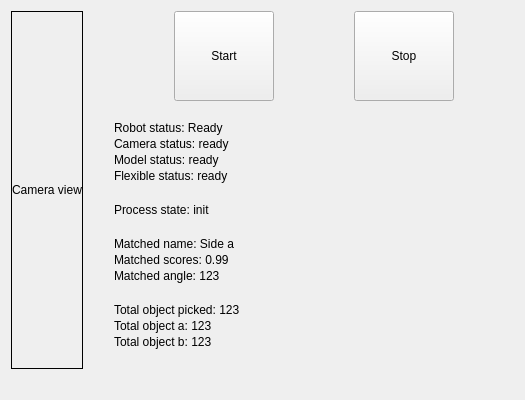
      <widget class="QWidget" name="tab_MainDashboard">
       <attribute name="icon">
        <iconset>
         <disabledoff>:/icon/dashboard.ico</disabledoff>
        </iconset>
       </attribute>
       <attribute name="title">
        <string>Main dashboard</string>
       </attribute>
       <layout class="QHBoxLayout" name="horizontalLayout_19">
        <item>
         <layout class="QVBoxLayout" name="verticalLayout_21">
          <item>
           <layout class="QHBoxLayout" name="horizontalLayout_18">
            <item>
             <widget class="QLabel" name="label_dashboard_frame_view">
              <property name="sizePolicy">
               <sizepolicy hsizetype="Preferred" vsizetype="Preferred">
                <horstretch>0</horstretch>
                <verstretch>0</verstretch>
               </sizepolicy>
              </property>
              <property name="minimumSize">
               <size>
                <width>0</width>
                <height>0</height>
               </size>
              </property>
              <property name="frameShape">
               <enum>QFrame::Box</enum>
              </property>
              <property name="text">
               <string>Camera view</string>
              </property>
              <property name="alignment">
               <set>Qt::AlignCenter</set>
              </property>
             </widget>
            </item>
            <item>
             <spacer name="verticalSpacer_7">
              <property name="orientation">
               <enum>Qt::Vertical</enum>
              </property>
              <property name="sizeHint" stdset="0">
               <size>
                <width>5</width>
                <height>5</height>
               </size>
              </property>
             </spacer>
            </item>
           </layout>
          </item>
          <item>
           <spacer name="horizontalSpacer_13">
            <property name="orientation">
             <enum>Qt::Horizontal</enum>
            </property>
            <property name="sizeHint" stdset="0">
             <size>
              <width>40</width>
              <height>20</height>
             </size>
            </property>
           </spacer>
          </item>
         </layout>
        </item>
        <item>
         <spacer name="horizontalSpacer_14">
          <property name="orientation">
           <enum>Qt::Horizontal</enum>
          </property>
          <property name="sizeType">
           <enum>QSizePolicy::Fixed</enum>
          </property>
          <property name="sizeHint" stdset="0">
           <size>
            <width>20</width>
            <height>20</height>
           </size>
          </property>
         </spacer>
        </item>
        <item>
         <layout class="QVBoxLayout" name="verticalLayout_20">
          <property name="spacing">
           <number>20</number>
          </property>
          <item>
           <layout class="QHBoxLayout" name="horizontalLayout_17">
            <item>
             <widget class="QPushButton" name="btn_dashboard_start">
              <property name="sizePolicy">
               <sizepolicy hsizetype="Minimum" vsizetype="Fixed">
                <horstretch>0</horstretch>
                <verstretch>0</verstretch>
               </sizepolicy>
              </property>
              <property name="minimumSize">
               <size>
                <width>100</width>
                <height>90</height>
               </size>
              </property>
              <property name="maximumSize">
               <size>
                <width>100</width>
                <height>100</height>
               </size>
              </property>
              <property name="text">
               <string>Start</string>
              </property>
             </widget>
            </item>
            <item>
             <widget class="QPushButton" name="btn_dashboard_stop">
              <property name="minimumSize">
               <size>
                <width>100</width>
                <height>90</height>
               </size>
              </property>
              <property name="maximumSize">
               <size>
                <width>100</width>
                <height>100</height>
               </size>
              </property>
              <property name="text">
               <string>Stop</string>
              </property>
             </widget>
            </item>
           </layout>
          </item>
          <item>
           <layout class="QVBoxLayout" name="verticalLayout_15">
            <property name="spacing">
             <number>2</number>
            </property>
            <item>
             <widget class="QLabel" name="label">
              <property name="maximumSize">
               <size>
                <width>400</width>
                <height>16777215</height>
               </size>
              </property>
              <property name="text">
               <string>Robot status: Ready</string>
              </property>
             </widget>
            </item>
            <item>
             <widget class="QLabel" name="label_2">
              <property name="maximumSize">
               <size>
                <width>400</width>
                <height>16777215</height>
               </size>
              </property>
              <property name="text">
               <string>Camera status: ready</string>
              </property>
             </widget>
            </item>
            <item>
             <widget class="QLabel" name="label_3">
              <property name="maximumSize">
               <size>
                <width>400</width>
                <height>16777215</height>
               </size>
              </property>
              <property name="text">
               <string>Model status: ready</string>
              </property>
             </widget>
            </item>
            <item>
             <widget class="QLabel" name="label_4">
              <property name="maximumSize">
               <size>
                <width>400</width>
                <height>16777215</height>
               </size>
              </property>
              <property name="text">
               <string>Flexible status: ready</string>
              </property>
             </widget>
            </item>
           </layout>
          </item>
          <item>
           <layout class="QVBoxLayout" name="verticalLayout_19">
            <property name="spacing">
             <number>2</number>
            </property>
            <item>
             <widget class="QLabel" name="label_dashboard_pnp_state">
              <property name="maximumSize">
               <size>
                <width>400</width>
                <height>16777215</height>
               </size>
              </property>
              <property name="text">
               <string>Process state: init</string>
              </property>
             </widget>
            </item>
           </layout>
          </item>
          <item>
           <layout class="QVBoxLayout" name="verticalLayout_16">
            <property name="spacing">
             <number>2</number>
            </property>
            <item>
             <widget class="QLabel" name="label_dashboard_object_name">
              <property name="minimumSize">
               <size>
                <width>400</width>
                <height>0</height>
               </size>
              </property>
              <property name="maximumSize">
               <size>
                <width>400</width>
                <height>16777215</height>
               </size>
              </property>
              <property name="text">
               <string>Matched name: Side a</string>
              </property>
             </widget>
            </item>
            <item>
             <widget class="QLabel" name="label_dashboard_object_score">
              <property name="maximumSize">
               <size>
                <width>400</width>
                <height>16777215</height>
               </size>
              </property>
              <property name="text">
               <string>Matched scores: 0.99</string>
              </property>
             </widget>
            </item>
            <item>
             <widget class="QLabel" name="label_dashboard_object_angle">
              <property name="maximumSize">
               <size>
                <width>400</width>
                <height>16777215</height>
               </size>
              </property>
              <property name="text">
               <string>Matched angle: 123</string>
              </property>
             </widget>
            </item>
           </layout>
          </item>
          <item>
           <layout class="QVBoxLayout" name="verticalLayout_17">
            <property name="spacing">
             <number>2</number>
            </property>
            <item>
             <widget class="QLabel" name="label_8">
              <property name="maximumSize">
               <size>
                <width>400</width>
                <height>16777215</height>
               </size>
              </property>
              <property name="text">
               <string>Total object picked: 123</string>
              </property>
             </widget>
            </item>
            <item>
             <widget class="QLabel" name="label_9">
              <property name="maximumSize">
               <size>
                <width>400</width>
                <height>16777215</height>
               </size>
              </property>
              <property name="text">
               <string>Total object a: 123</string>
              </property>
             </widget>
            </item>
            <item>
             <widget class="QLabel" name="label_10">
              <property name="maximumSize">
               <size>
                <width>400</width>
                <height>16777215</height>
               </size>
              </property>
              <property name="text">
               <string>Total object b: 123</string>
              </property>
             </widget>
            </item>
           </layout>
          </item>
          <item>
           <spacer name="verticalSpacer_6">
            <property name="orientation">
             <enum>Qt::Vertical</enum>
            </property>
            <property name="sizeHint" stdset="0">
             <size>
              <width>20</width>
              <height>40</height>
             </size>
            </property>
           </spacer>
          </item>
         </layout>
        </item>
       </layout>
      </widget>
